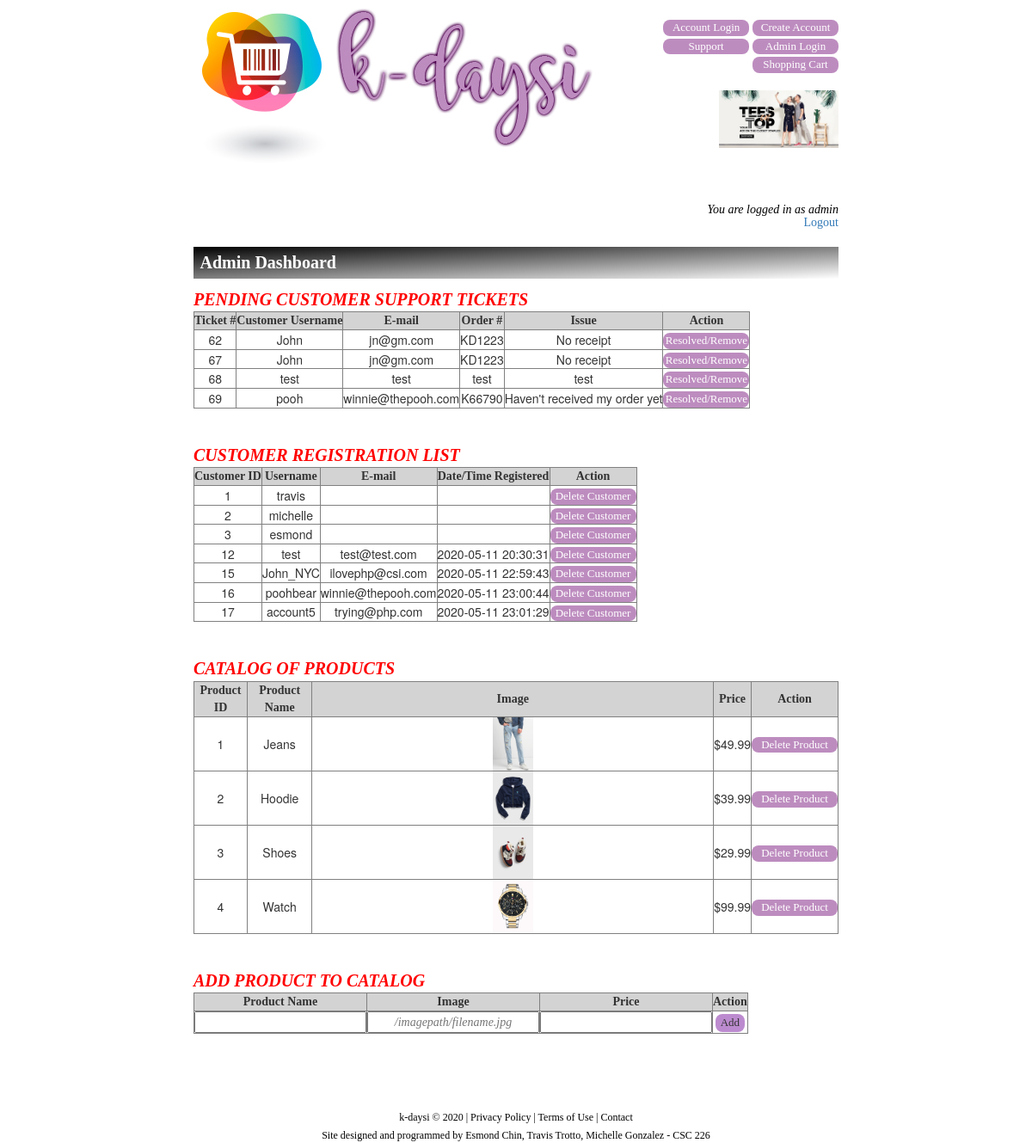
Page /dashboard.php (signed in) on the committed database.
### tables this page shows
CREATE TABLE `help_tickets` (
  `id` int(10) NOT NULL,
  `cust` varchar(20) DEFAULT NULL,
  `email` varchar(30) DEFAULT NULL,
  `orderno` varchar(10) DEFAULT NULL,
  `issue` varchar(500) DEFAULT NULL
);

CREATE TABLE `accounts` (
  `userid` int(255) NOT NULL,
  `userAccount` varchar(20) NOT NULL,
  `userPass` varchar(20) NOT NULL,
  `userEmail` varchar(50) NOT NULL,
  `create_datetime` datetime DEFAULT current_timestamp()
);

CREATE TABLE `product` (
  `id` int(11) NOT NULL,
  `pname` varchar(255) DEFAULT NULL,
  `image` varchar(255) DEFAULT NULL,
  `price` double DEFAULT NULL
);

### dashboard.php (the view, shortened to what this page needs)
<?php
require('db.php');
?>
<!DOCTYPE html>
<html>
<head>
    <link href="https://maxcdn.bootstrapcdn.com/bootstrap/3.3.7/css/bootstrap.min.css" rel="stylesheet">
</head>
<body>
<div class="container" style="width: 65%">
        <table width=100%><tr><td align="left" valign="middle">
        <a href="index.php"><img src="logo.jpg"></a>
        </td>
            <td align="right" valign="top">
            <div class="accounts"><br>
                <a href="login.php">
                    <button>Account Login</button></a>
                <a href="registration.php">
                    <button height="50">
                        Create Account
                    </button></a>
                <a href="helptickets.html">
                    <button>
                        Support
                    </button></a>
                <a href="adminlogin.php">
                    <button>
                        Admin Login
                    </button></a>
                <a href="Cart3.php">
                    <button>
                    Shopping Cart
                    </button></a><br><br>
                <img src="banner.jpg" height="50%" width="50%">
            </div>
        </td></tr></table>
<h2><?php
        if(isset($_SESSION['username']) != ''){
        echo "<i>You are logged in as " . $_SESSION['username'] . "</i>" . "<br><a href='logout.php'>Logout</a>";
        }
        else
        {
            echo "<i>You are shopping as a guest. Please login or register for an account for member only specials!</i>";
        }
        ?></h2>
        <h1 class="login-title">Admin Dashboard</h1>
<?php
$ticketsQuery = "SELECT * FROM help_tickets";
$result = mysqli_query($con, $ticketsQuery) or die(mysql_error());
		echo "<i><font style='font-family: calibri; font-size: 20px; font-weight: bold; color: red;'>PENDING CUSTOMER SUPPORT TICKETS<br></font></i>";
		echo "<table border=1>
		<tr>
		<th>Ticket #</th>
		<th>Customer Username</th>
		<th>E-mail</th>
		<th>Order #</th>
		<th>Issue</th>
		<th>Action</th>
		</tr>";
  		while($rows = mysqli_fetch_array($result))
  		{
  			echo "<tr>";
  			echo "<td>" . $rows['id'] . "</td>";
  			echo "<td>" . $rows['cust'] . "</td>";
  			echo "<td>" . $rows['email'] . "</td>";
  			echo "<td>" . $rows['orderno'] . "</td>";
  			echo "<td>" . $rows['issue'] . "</td>";
  			echo "<td><a onClick=\"javascript: return confirm('Are you sure?');\" href='delete.php?id=".$rows['id']."'><button>Resolved/Remove</button></a></td>";
  			echo "</tr>";
   		}
   		echo "</table>";
$custQuery = "SELECT * FROM accounts";
$result1 = mysqli_query($con, $custQuery) or die(mysql_error());
	echo "<br><br><i><font style='font-family: calibri; font-size: 20px; font-weight: bold; color: red;'>CUSTOMER REGISTRATION LIST<br></font></i>";
	echo "<table border=1>
		<tr>
		<th>Customer ID</th>
		<th>Username</th>
		<th>E-mail</th>
		<th>Date/Time Registered</th>
		<th>Action</th>
		</tr>";
  		while($rows = mysqli_fetch_array($result1))
  		{
  			echo "<tr>";
  			echo "<td>" . $rows['userid'] . "</td>";
  			echo "<td>" . $rows['userAccount'] . "</td>";
  			echo "<td>" . $rows['userEmail'] . "</td>";
  			echo "<td>" . $rows['create_datetime'] . "</td>";
  			echo "<td><a onClick=\"javascript: return confirm('Are you sure?');\" href='deleteuser.php?id=".$rows['userid']."'><button>Delete Customer</button></a></td>";
  			echo "</tr>";
   		}
   		echo "</table>";
$productQuery = "SELECT * FROM product";
$result2 = mysqli_query($con, $productQuery) or die(mysql_error());
	echo "<br><br><i><font style='font-family: calibri; font-size: 20px; font-weight: bold; color: red;'>CATALOG OF PRODUCTS<br></font></i>";
	echo "<table border=1>
		<tr>
		<th>Product ID</th>
		<th>Product Name</th>
		<th>Image</th>
		<th>Price</th>
		<th>Action</th>
		</tr>";
  		while($rows = mysqli_fetch_array($result2))
  		{
  			echo "<tr>";
  			echo "<td>" . $rows['id'] . "</td>";
  			echo "<td>" . $rows['pname'] . "</td>";
  			echo "<td><img src=".$rows['image']." width='10%' height='10%'></td>";
  			echo "<td>$" . $rows['price'] . "</td>";
  			echo "<td><a onClick=\"javascript: return confirm('Are you sure?');\" href='deleteproduct.php?id=".$rows['id']."'><button>Delete Product</button></a></td>";
  			echo "</tr>";
   		}
   		echo "</table>";
echo "<form action='addproducts.php' method='POST'>";
	echo "<br><br><i><font style='font-family: calibri; font-size: 20px; font-weight: bold; color: red;'>ADD PRODUCT TO CATALOG<br></font></i>";
	echo "<table border=1>
		<tr>
		<th>Product Name</th>
		<th>Image</th>
		<th>Price</th>
		<th>Action</th>
		</tr>";
  			echo "<tr>";
  			echo "<td><input name='pname' type='text' style='resize: none; width: 200px; height: 25px; font-family: calibri;'></td>";
  			echo "<td><input name='image' style='resize: none; width: 200px; height: 25px; font-family: calibri; font-style: italic;' placeholder='/imagepath/filename.jpg'></td>";
  			echo "<td><input name='price' style='resize: none; width: 200px; height: 25px; font-family: calibri;'></td>";
  			echo "<td><input type='submit' style='background: #bc8bcf; border: 0px; border-radius: 8px; font-size: 13px; font-family: 'calibri'; color: white; width: 100px; padding: 0px 0px; text-align: center;' name='submit' value='Add'></td>";
  			echo "</tr>";
   		echo "</table>";
echo "</form>";
?>
  <font style="font-family: calibri; font-size: 12px; color: black;"><center><br><br><br><br>k-daysi © 2020 | Privacy Policy | Terms of Use | Contact<br>Site designed and programmed by Esmond Chin, Travis Trotto, Michelle Gonzalez - CSC 226</font></center>
</body>
</html>

### dashboard.php (style rules this page uses)
table, th, tr { text-align: center; }
input { font-family: calibri; text-align: center; }
button { background-color: #bd8cbf; border: 0px solid #ffffff; border-radius: 8px; webkit-appearance: none; font-size: 13px; font-family: 'calibri'; color: white; width: 100px; padding: 0px 0px; text-align: center; text-decoration: none; display: inline-block; transition-duration: 0.4s; }
h1 { text-align: left; font-size: 20px; font-family: calibri; font-weight: bold; color: white; background-image: linear-gradient(to bottom right, black, white); padding: 1%; }
h2 { text-align: right; color: black; font-family: calibri; font-size: 14px; background-color: white; padding: 0%; }
table th { background-color: lightgray; font-family: calibri; font-size: 14px; }

### rows in the picture
help_tickets: id "62", cust "John", email "jn@gm.com", orderno "KD1223", issue "No receipt"
help_tickets: id "67", cust "John", email "jn@gm.com", orderno "KD1223", issue "No receipt"
help_tickets: id "68", cust "test", email "test", orderno "test", issue "test"
help_tickets: id "69", cust "pooh", email "winnie@thepooh.com", orderno "K66790", issue "Haven't received my order yet"
accounts: userid "1", userAccount "travis"
accounts: userid "2", userAccount "michelle"
accounts: userid "3", userAccount "esmond"
accounts: userid "12", userAccount "test", userEmail "test@test.com", create_datetime "2020-05-11 20:30:31"
accounts: userid "15", userAccount "John_NYC", userEmail "ilovephp@csi.com", create_datetime "2020-05-11 22:59:43"
accounts: userid "16", userAccount "poohbear", userEmail "winnie@thepooh.com", create_datetime "2020-05-11 23:00:44"
accounts: userid "17", userAccount "account5", userEmail "trying@php.com", create_datetime "2020-05-11 23:01:29"
product: id "1", pname "Jeans", image (picture), price "49.99"
product: id "2", pname "Hoodie", image (picture), price "39.99"
product: id "3", pname "Shoes", image (picture), price "29.99"
product: id "4", pname "Watch", image (picture), price "99.99"

### other values in the picture
$_SESSION['username'] "admin"
